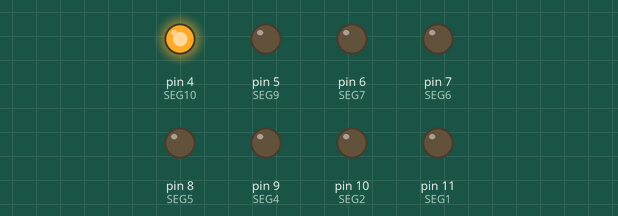
Bench run of a sketch on a simulated Arduino Uno, built with avr-gcc and run on an emulated ATmega328P. Shown: output pins drawn as LEDs (lit = HIGH).

Above: at 0.1 s.
At 0.5 s:
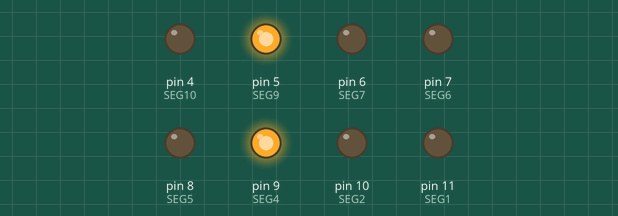
At 0.9 s:
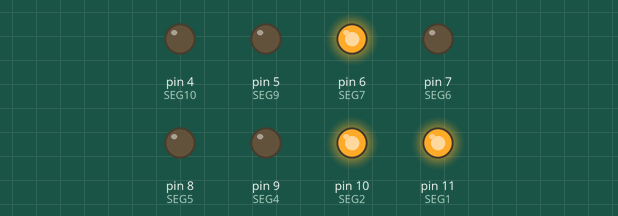
At 1.9 s:
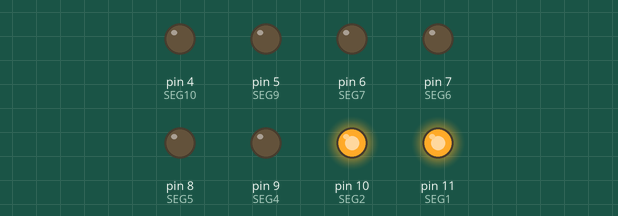
At 3.1 s:
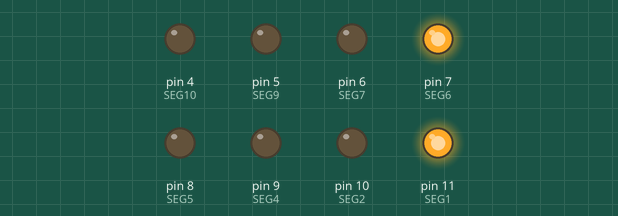
At 4.3 s:
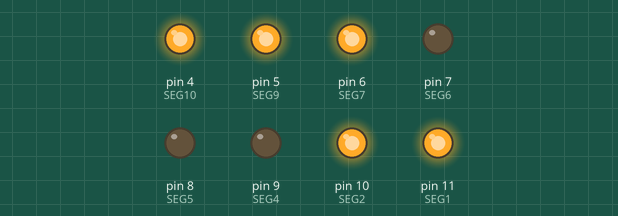
Timing chart, 0 to 4.6 s (numbered marks = the images above):
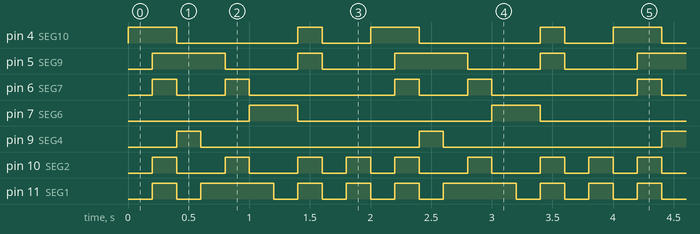

Measured:
- by itself, pin 4 (SEG10): repeats every 2.0 s: LOW 1.0 s, HIGH 0.20 s, LOW 0.40 s, HIGH 0.40 s
- by itself, pin 5 (SEG9): repeats every 2.0 s: LOW 0.60 s, HIGH 0.20 s, LOW 0.60 s, HIGH 0.60 s
- by itself, pin 6 (SEG7): repeats every 2.0 s: LOW 0.40 s, HIGH 0.20 s, LOW 1.2 s, HIGH 0.20 s
- by itself, pin 7 (SEG6): alternates HIGH for 0.40 s and LOW for 1.6 s
- by itself, pin 9 (SEG4): alternates HIGH for 0.20 s and LOW for 1.8 s
- by itself, pin 10 (SEG2): repeats every 2.0 s: 2 × (LOW 0.40 s, HIGH 0.20 s), 2 × (LOW 0.20 s, HIGH 0.20 s)
- by itself, pin 11 (SEG1): repeats every 2.0 s: LOW 0.20 s, HIGH 0.60 s, 3 × (LOW 0.20 s, HIGH 0.20 s)

The sketch:

SEG7.ino
```cpp
#define SEG1 11//e
#define SEG2 10//d
#define SEG4 9//c
#define SEG5 8//DP
#define SEG6 7//b
#define SEG7 6//a
#define SEG9 5//f
#define SEG10 4//g
#define LEDON LOW//Vaihdetaan HIGH>LOW(vertaa yhteiskatodi)
#define LEDOFF HIGH//Vaihdetaan LOW>HIGH(vertaa yhteiskatodi)
//Muista vaihtaa mikrokontrollerin pinni GND>5V(vertaa yhteiskatodi)

void zero(){
  //numero 0
  digitalWrite(SEG1, LEDON);//e
  digitalWrite(SEG2, LEDON);//d
  digitalWrite(SEG4, LEDON);//c
  digitalWrite(SEG5, LEDON);//DP
  digitalWrite(SEG6, LEDON);//b
  digitalWrite(SEG7, LEDON);//a
  digitalWrite(SEG9, LEDON);//f
  digitalWrite(SEG10, LEDOFF);//g
}
void one(){
//numero 1
  digitalWrite(SEG1, LEDOFF);//e
  digitalWrite(SEG2, LEDOFF);//d
  digitalWrite(SEG4, LEDON);//c
  digitalWrite(SEG5, LEDON);//DP
  digitalWrite(SEG6, LEDON);//b
  digitalWrite(SEG7, LEDOFF);//a
  digitalWrite(SEG9, LEDOFF);//f
  digitalWrite(SEG10, LEDOFF);//g
}
void two(){
//numero 2
  digitalWrite(SEG1, LEDON);//e
  digitalWrite(SEG2, LEDON);//d
  digitalWrite(SEG4, LEDOFF);//c
  digitalWrite(SEG5, LEDON);//DP
  digitalWrite(SEG6, LEDON);//b
  digitalWrite(SEG7, LEDON);//a
  digitalWrite(SEG9, LEDOFF);//f
  digitalWrite(SEG10, LEDON);//g
}
void three(){
//numero 3
  digitalWrite(SEG1, LEDOFF);//e
  digitalWrite(SEG2, LEDON);//d
  digitalWrite(SEG4, LEDON);//c
  digitalWrite(SEG5, LEDON);//DP
  digitalWrite(SEG6, LEDON);//b
  digitalWrite(SEG7, LEDON);//a
  digitalWrite(SEG9, LEDOFF);//f
  digitalWrite(SEG10, LEDON);//g
}
void four(){
//numero 4
  digitalWrite(SEG1, LEDOFF);//e
  digitalWrite(SEG2, LEDOFF);//d
  digitalWrite(SEG4, LEDON);//c
  digitalWrite(SEG5, LEDON);//DP
  digitalWrite(SEG6, LEDON);//b
  digitalWrite(SEG7, LEDOFF);//a
  digitalWrite(SEG9, LEDON);//f
  digitalWrite(SEG10, LEDON);//g
}
void five(){
//numero 5
  digitalWrite(SEG1, LEDOFF);//e
  digitalWrite(SEG2, LEDON);//d
  digitalWrite(SEG4, LEDON);//c
  digitalWrite(SEG5, LEDON);//DP
  digitalWrite(SEG6, LEDOFF);//b
  digitalWrite(SEG7, LEDON);//a
  digitalWrite(SEG9, LEDON);//f
  digitalWrite(SEG10, LEDON);//g
}
void six(){
//numero 6
  digitalWrite(SEG1, LEDON);//e
  digitalWrite(SEG2, LEDON);//d
  digitalWrite(SEG4, LEDON);//c
  digitalWrite(SEG5, LEDON);//DP
  digitalWrite(SEG6, LEDOFF);//b
  digitalWrite(SEG7, LEDON);//a
  digitalWrite(SEG9, LEDON);//f
  digitalWrite(SEG10, LEDON);//g
}
void seven(){
//numero 7
  digitalWrite(SEG1, LEDOFF);//e
  digitalWrite(SEG2, LEDOFF);//d
  digitalWrite(SEG4, LEDON);//c
  digitalWrite(SEG5, LEDON);//DP
  digitalWrite(SEG6, LEDON);//b
  digitalWrite(SEG7, LEDON);//a
  digitalWrite(SEG9, LEDOFF);//f
  digitalWrite(SEG10, LEDOFF);//g
}
void eight(){
//numero 8
  digitalWrite(SEG1, LEDON);//e
  digitalWrite(SEG2, LEDON);//d
  digitalWrite(SEG4, LEDON);//c
  digitalWrite(SEG5, LEDON);//DP
  digitalWrite(SEG6, LEDON);//b
  digitalWrite(SEG7, LEDON);//a
  digitalWrite(SEG9, LEDON);//f
  digitalWrite(SEG10, LEDON);//g
}
void nine(){
//numero 9
  digitalWrite(SEG1, LEDOFF);//e
  digitalWrite(SEG2, LEDOFF);//d
  digitalWrite(SEG4, LEDON);//c
  digitalWrite(SEG5, LEDON);//DP
  digitalWrite(SEG6, LEDON);//b
  digitalWrite(SEG7, LEDON);//a
  digitalWrite(SEG9, LEDON);//f
  digitalWrite(SEG10, LEDON);//g
}

void setup() {
 Serial.begin(9600);
  pinMode(SEG1, OUTPUT);//11
  pinMode(SEG2, OUTPUT);//10
  pinMode(SEG4, OUTPUT);//9
  pinMode(SEG5, OUTPUT);//8
  pinMode(SEG6, OUTPUT);//7
  pinMode(SEG7, OUTPUT);//6
  pinMode(SEG9, OUTPUT);//5
  pinMode(SEG10, OUTPUT);//4
}

void showNum(int number){
  switch(number){
    case 0: zero();break;
    case 1: one();break;
    case 2: two();break;
    case 3: three();break;
    case 4: four();break;
    case 5: five();break;
    case 6: six();break;
    case 7: seven();break;
    case 8: eight();break;
    case 9: nine();break;
  }
}


void loop() {
  for(int i=0; i < 10; i++){
    showNum(i);
    delay(200);
  }
}
```
